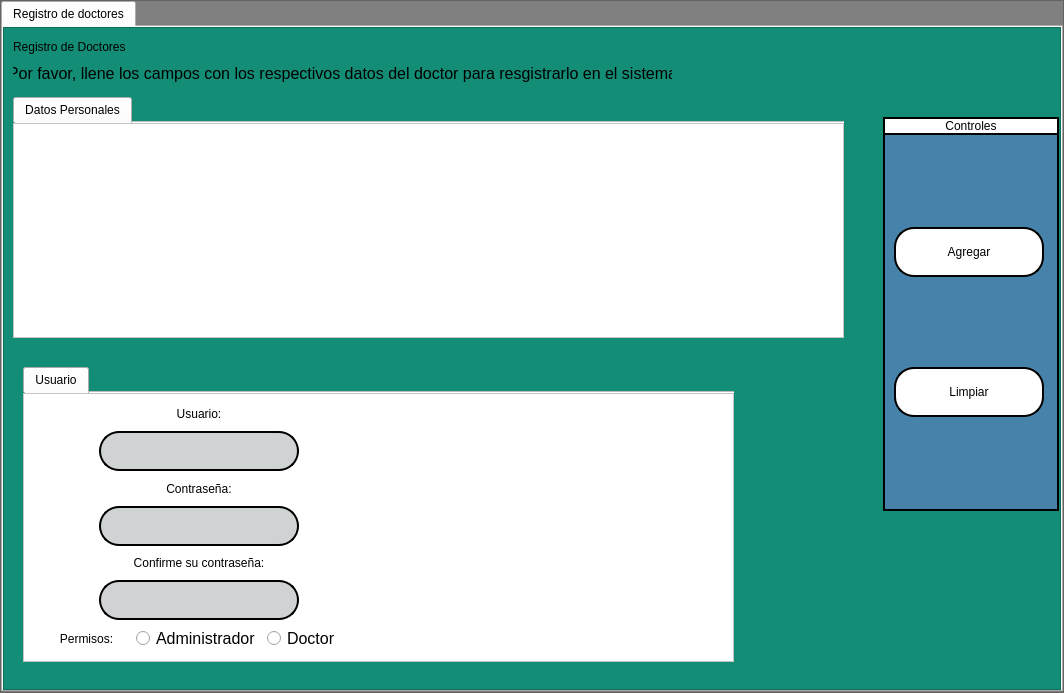
<?xml version="1.0" encoding="UTF-8"?>
<ui version="4.0">
 <class>MainWindow</class>
 <widget class="QMainWindow" name="MainWindow">
  <property name="geometry">
   <rect>
    <x>0</x>
    <y>0</y>
    <width>1064</width>
    <height>693</height>
   </rect>
  </property>
  <property name="windowTitle">
   <string>MainWindow</string>
  </property>
  <widget class="QWidget" name="centralwidget">
   <layout class="QVBoxLayout" name="verticalLayout">
    <property name="spacing">
     <number>0</number>
    </property>
    <property name="leftMargin">
     <number>0</number>
    </property>
    <property name="topMargin">
     <number>0</number>
    </property>
    <property name="rightMargin">
     <number>0</number>
    </property>
    <property name="bottomMargin">
     <number>0</number>
    </property>
    <item>
     <widget class="QFrame" name="frame">
      <property name="styleSheet">
       <string notr="true">QFrame{
background-color:gray;
}</string>
      </property>
      <property name="frameShape">
       <enum>QFrame::StyledPanel</enum>
      </property>
      <property name="frameShadow">
       <enum>QFrame::Raised</enum>
      </property>
      <layout class="QVBoxLayout" name="verticalLayout_2">
       <property name="spacing">
        <number>0</number>
       </property>
       <property name="leftMargin">
        <number>0</number>
       </property>
       <property name="topMargin">
        <number>0</number>
       </property>
       <property name="rightMargin">
        <number>0</number>
       </property>
       <property name="bottomMargin">
        <number>0</number>
       </property>
       <item>
        <widget class="QTabWidget" name="tabWidget">
         <property name="currentIndex">
          <number>0</number>
         </property>
         <widget class="QWidget" name="tab">
          <attribute name="title">
           <string>Registro de doctores</string>
          </attribute>
          <layout class="QVBoxLayout" name="verticalLayout_3">
           <property name="spacing">
            <number>0</number>
           </property>
           <property name="leftMargin">
            <number>0</number>
           </property>
           <property name="topMargin">
            <number>0</number>
           </property>
           <property name="rightMargin">
            <number>0</number>
           </property>
           <property name="bottomMargin">
            <number>0</number>
           </property>
           <item>
            <widget class="QFrame" name="frame_2">
             <property name="styleSheet">
              <string notr="true">QFrame{
background-color:#138D75;
	font: 12pt &quot;Microsoft Sans Serif&quot;;
}
QTableWidget{
color:rgb(0,0,0);
gridline-color:rgb(0,206,151);
font-size:12pt;
}
QHeaderView::section{
background-color:rgb(0,206,151);
border:1px solid rgb(0,0,0);
font-size:12pt;
}
QTbaleWidget QTableCornerButton::section{
background-color:rgb(0,0,0);
border:1px solid  rgb(0,206,151);
}
QLineEdit{
border:2px solid rgb(0,0,0);
border-radius:20px;
background-color:#D0D3D4;
	font: 12pt &quot;Microsoft Sans Serif&quot;;
}
QPushButton{
border-radius:20px;
border:2px solid rgb(0,0,0);
background-color:white;
}
QPushButton:hover{
	background-color:#CB4335;
}</string>
             </property>
             <property name="frameShape">
              <enum>QFrame::StyledPanel</enum>
             </property>
             <property name="frameShadow">
              <enum>QFrame::Raised</enum>
             </property>
             <widget class="QLabel" name="title">
              <property name="geometry">
               <rect>
                <x>10</x>
                <y>10</y>
                <width>151</width>
                <height>20</height>
               </rect>
              </property>
              <property name="text">
               <string>Registro de Doctores</string>
              </property>
             </widget>
             <widget class="QLabel" name="label_2">
              <property name="geometry">
               <rect>
                <x>10</x>
                <y>36</y>
                <width>659</width>
                <height>20</height>
               </rect>
              </property>
              <property name="font">
               <font>
                <family>Microsoft Sans Serif</family>
                <pointsize>12</pointsize>
                <weight>50</weight>
                <italic>false</italic>
                <bold>false</bold>
               </font>
              </property>
              <property name="text">
               <string>Por favor, llene los campos con los respectivos datos del doctor para resgistrarlo en el sistema</string>
              </property>
              <property name="alignment">
               <set>Qt::AlignCenter</set>
              </property>
             </widget>
             <widget class="QWidget" name="layoutWidget">
              <property name="geometry">
               <rect>
                <x>880</x>
                <y>90</y>
                <width>176</width>
                <height>394</height>
               </rect>
              </property>
              <layout class="QVBoxLayout" name="verticalLayout_5">
               <property name="spacing">
                <number>0</number>
               </property>
               <item>
                <widget class="QLabel" name="label">
                 <property name="styleSheet">
                  <string notr="true">QLabel{
background-color:white;
border-right:2px solid rgb(0,0,0);
border-left:2px solid rgb(0,0,0);
border-top:2px solid rgb(0,0,0);
}</string>
                 </property>
                 <property name="text">
                  <string>Controles</string>
                 </property>
                 <property name="alignment">
                  <set>Qt::AlignCenter</set>
                 </property>
                </widget>
               </item>
               <item>
                <widget class="QFrame" name="frame_4">
                 <property name="styleSheet">
                  <string notr="true">QFrame{
	background-color:rgb(70, 130, 169);
border-right:2px solid rgb(0,0,0);
border-left:2px solid rgb(0,0,0);
border-bottom:2px solid rgb(0,0,0);
border-top:2px solid rgb(0,0,0);
}</string>
                 </property>
                 <property name="frameShape">
                  <enum>QFrame::StyledPanel</enum>
                 </property>
                 <property name="frameShadow">
                  <enum>QFrame::Raised</enum>
                 </property>
                 <layout class="QVBoxLayout" name="verticalLayout_9">
                  <item>
                   <layout class="QVBoxLayout" name="verticalLayout_8">
                    <item>
                     <spacer name="verticalSpacer_12">
                      <property name="orientation">
                       <enum>Qt::Vertical</enum>
                      </property>
                      <property name="sizeHint" stdset="0">
                       <size>
                        <width>20</width>
                        <height>40</height>
                       </size>
                      </property>
                     </spacer>
                    </item>
                    <item>
                     <widget class="QPushButton" name="btn_agg">
                      <property name="minimumSize">
                       <size>
                        <width>150</width>
                        <height>50</height>
                       </size>
                      </property>
                      <property name="maximumSize">
                       <size>
                        <width>150</width>
                        <height>50</height>
                       </size>
                      </property>
                      <property name="text">
                       <string>Agregar</string>
                      </property>
                     </widget>
                    </item>
                    <item>
                     <spacer name="verticalSpacer_7">
                      <property name="orientation">
                       <enum>Qt::Vertical</enum>
                      </property>
                      <property name="sizeHint" stdset="0">
                       <size>
                        <width>20</width>
                        <height>40</height>
                       </size>
                      </property>
                     </spacer>
                    </item>
                    <item>
                     <widget class="QPushButton" name="btn_clear">
                      <property name="minimumSize">
                       <size>
                        <width>150</width>
                        <height>50</height>
                       </size>
                      </property>
                      <property name="maximumSize">
                       <size>
                        <width>150</width>
                        <height>50</height>
                       </size>
                      </property>
                      <property name="text">
                       <string>Limpiar</string>
                      </property>
                     </widget>
                    </item>
                    <item>
                     <spacer name="verticalSpacer_8">
                      <property name="orientation">
                       <enum>Qt::Vertical</enum>
                      </property>
                      <property name="sizeHint" stdset="0">
                       <size>
                        <width>20</width>
                        <height>40</height>
                       </size>
                      </property>
                     </spacer>
                    </item>
                   </layout>
                  </item>
                 </layout>
                </widget>
               </item>
              </layout>
             </widget>
             <widget class="QTabWidget" name="tabWidget_2">
              <property name="geometry">
               <rect>
                <x>10</x>
                <y>70</y>
                <width>831</width>
                <height>241</height>
               </rect>
              </property>
              <property name="currentIndex">
               <number>0</number>
              </property>
              <property name="documentMode">
               <bool>true</bool>
              </property>
              <widget class="QWidget" name="tab_2">
               <attribute name="title">
                <string>Datos Personales</string>
               </attribute>
               <layout class="QVBoxLayout" name="verticalLayout_4">
                <property name="spacing">
                 <number>0</number>
                </property>
                <property name="sizeConstraint">
                 <enum>QLayout::SetMaximumSize</enum>
                </property>
                <property name="leftMargin">
                 <number>0</number>
                </property>
                <property name="topMargin">
                 <number>0</number>
                </property>
                <property name="rightMargin">
                 <number>0</number>
                </property>
                <property name="bottomMargin">
                 <number>0</number>
                </property>
                <item>
                 <widget class="QFrame" name="frame_3">
                  <property name="styleSheet">
                   <string notr="true">QFrame{
background-color:white;
}</string>
                  </property>
                  <property name="frameShape">
                   <enum>QFrame::StyledPanel</enum>
                  </property>
                  <property name="frameShadow">
                   <enum>QFrame::Raised</enum>
                  </property>
                 </widget>
                </item>
               </layout>
              </widget>
             </widget>
             <widget class="QTabWidget" name="tabWidget_3">
              <property name="geometry">
               <rect>
                <x>20</x>
                <y>340</y>
                <width>711</width>
                <height>295</height>
               </rect>
              </property>
              <property name="currentIndex">
               <number>0</number>
              </property>
              <property name="documentMode">
               <bool>true</bool>
              </property>
              <widget class="QWidget" name="tab_3">
               <attribute name="title">
                <string>Usuario</string>
               </attribute>
               <layout class="QVBoxLayout" name="verticalLayout_7">
                <property name="spacing">
                 <number>0</number>
                </property>
                <property name="sizeConstraint">
                 <enum>QLayout::SetMaximumSize</enum>
                </property>
                <property name="leftMargin">
                 <number>0</number>
                </property>
                <property name="topMargin">
                 <number>0</number>
                </property>
                <property name="rightMargin">
                 <number>0</number>
                </property>
                <property name="bottomMargin">
                 <number>0</number>
                </property>
                <item>
                 <widget class="QFrame" name="frame_5">
                  <property name="styleSheet">
                   <string notr="true">QFrame{
background-color:white;
}</string>
                  </property>
                  <property name="frameShape">
                   <enum>QFrame::StyledPanel</enum>
                  </property>
                  <property name="frameShadow">
                   <enum>QFrame::Raised</enum>
                  </property>
                  <widget class="QWidget" name="layoutWidget_2">
                   <property name="geometry">
                    <rect>
                     <x>20</x>
                     <y>10</y>
                     <width>311</width>
                     <height>248</height>
                    </rect>
                   </property>
                   <layout class="QVBoxLayout" name="verticalLayout_10">
                    <item>
                     <layout class="QHBoxLayout" name="horizontalLayout_7">
                      <item>
                       <spacer name="horizontalSpacer_7">
                        <property name="orientation">
                         <enum>Qt::Horizontal</enum>
                        </property>
                        <property name="sizeHint" stdset="0">
                         <size>
                          <width>40</width>
                          <height>20</height>
                         </size>
                        </property>
                       </spacer>
                      </item>
                      <item>
                       <layout class="QVBoxLayout" name="verticalLayout_11">
                        <item>
                         <widget class="QLabel" name="lbl_user">
                          <property name="minimumSize">
                           <size>
                            <width>50</width>
                            <height>0</height>
                           </size>
                          </property>
                          <property name="text">
                           <string>Usuario:</string>
                          </property>
                          <property name="alignment">
                           <set>Qt::AlignCenter</set>
                          </property>
                         </widget>
                        </item>
                        <item>
                         <widget class="QLineEdit" name="in_user">
                          <property name="minimumSize">
                           <size>
                            <width>200</width>
                            <height>40</height>
                           </size>
                          </property>
                          <property name="maximumSize">
                           <size>
                            <width>200</width>
                            <height>16777215</height>
                           </size>
                          </property>
                         </widget>
                        </item>
                        <item>
                         <widget class="QLabel" name="lbl_password">
                          <property name="minimumSize">
                           <size>
                            <width>50</width>
                            <height>0</height>
                           </size>
                          </property>
                          <property name="text">
                           <string>Contraseña:</string>
                          </property>
                          <property name="alignment">
                           <set>Qt::AlignCenter</set>
                          </property>
                         </widget>
                        </item>
                        <item>
                         <widget class="QLineEdit" name="in_password">
                          <property name="minimumSize">
                           <size>
                            <width>200</width>
                            <height>40</height>
                           </size>
                          </property>
                          <property name="maximumSize">
                           <size>
                            <width>200</width>
                            <height>16777215</height>
                           </size>
                          </property>
                          <property name="echoMode">
                           <enum>QLineEdit::Password</enum>
                          </property>
                         </widget>
                        </item>
                        <item>
                         <widget class="QLabel" name="lbl_password_2">
                          <property name="minimumSize">
                           <size>
                            <width>50</width>
                            <height>0</height>
                           </size>
                          </property>
                          <property name="text">
                           <string>Confirme su contraseña:</string>
                          </property>
                          <property name="alignment">
                           <set>Qt::AlignCenter</set>
                          </property>
                         </widget>
                        </item>
                        <item>
                         <widget class="QLineEdit" name="in_password_2">
                          <property name="minimumSize">
                           <size>
                            <width>200</width>
                            <height>40</height>
                           </size>
                          </property>
                          <property name="maximumSize">
                           <size>
                            <width>200</width>
                            <height>40</height>
                           </size>
                          </property>
                          <property name="echoMode">
                           <enum>QLineEdit::Password</enum>
                          </property>
                         </widget>
                        </item>
                       </layout>
                      </item>
                      <item>
                       <spacer name="horizontalSpacer_5">
                        <property name="orientation">
                         <enum>Qt::Horizontal</enum>
                        </property>
                        <property name="sizeHint" stdset="0">
                         <size>
                          <width>40</width>
                          <height>20</height>
                         </size>
                        </property>
                       </spacer>
                      </item>
                     </layout>
                    </item>
                    <item>
                     <layout class="QHBoxLayout" name="horizontalLayout_4">
                      <item>
                       <widget class="QLabel" name="lbl_gen_3">
                        <property name="text">
                         <string>Permisos:</string>
                        </property>
                        <property name="alignment">
                         <set>Qt::AlignCenter</set>
                        </property>
                       </widget>
                      </item>
                      <item>
                       <widget class="QRadioButton" name="bt_A">
                        <property name="font">
                         <font>
                          <family>Microsoft Sans Serif</family>
                          <pointsize>12</pointsize>
                         </font>
                        </property>
                        <property name="styleSheet">
                         <string notr="true"/>
                        </property>
                        <property name="text">
                         <string>Administrador</string>
                        </property>
                       </widget>
                      </item>
                      <item>
                       <widget class="QRadioButton" name="bt_D">
                        <property name="font">
                         <font>
                          <family>Microsoft Sans Serif</family>
                          <pointsize>12</pointsize>
                         </font>
                        </property>
                        <property name="text">
                         <string>Doctor</string>
                        </property>
                       </widget>
                      </item>
                     </layout>
                    </item>
                   </layout>
                  </widget>
                 </widget>
                </item>
               </layout>
              </widget>
             </widget>
            </widget>
           </item>
          </layout>
         </widget>
        </widget>
       </item>
      </layout>
     </widget>
    </item>
   </layout>
  </widget>
  <widget class="QMenuBar" name="menubar">
   <property name="geometry">
    <rect>
     <x>0</x>
     <y>0</y>
     <width>1064</width>
     <height>21</height>
    </rect>
   </property>
  </widget>
 </widget>
 <resources/>
 <connections/>
</ui>
